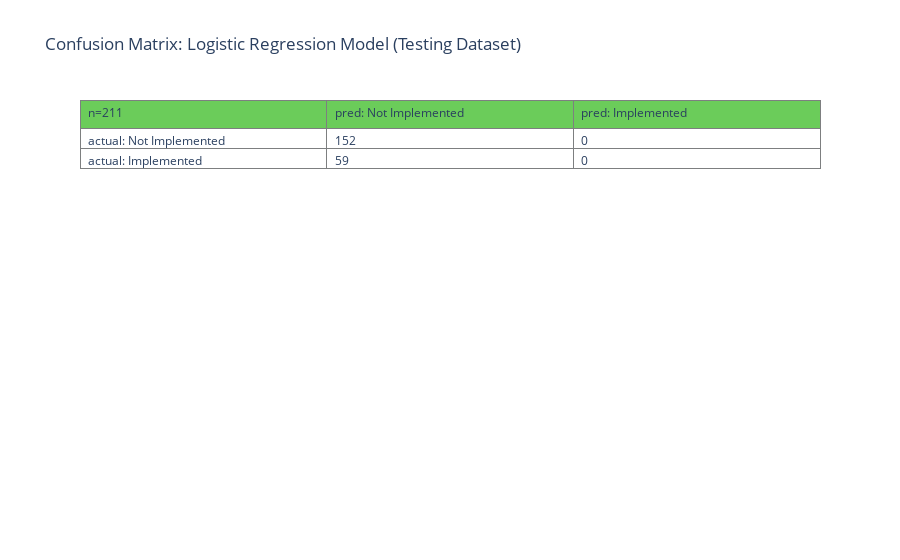

Here is the notebook cell this chart was saved with:
### Code cell
# Display the confusion matrix as a formatted table with Plotly
trace = go.Table(
    header=dict(values=cm.columns,
                line = dict(color='#7D7F80'),
                fill = dict(color=Viridis[55]),
                align = ['left'] * 5),
    cells=dict(values=[cm[f'n={len(y_test)}'], cm['pred: Not Implemented'], cm['pred: Implemented']],
               line = dict(color='#7D7F80'),
               fill = dict(color='white'),
               align = ['left'] * 5))

layout = go.Layout(
    title = f'Confusion Matrix: Logistic Regression Model (Testing Dataset)'
)

data = [trace]
fig = dict(data=data, layout=layout)
iplot(fig)

### Figure 1 — Plotly figure (JSON) as saved in the notebook; plotly's stock layout.template omitted (floating-point values rounded to 4 significant figures)
{"data": [{"cells": {"align": ["left", "left", "left", "left", "left"], "fill": {"color": "white"}, "line": {"color": "#7D7F80"}, "values": [["actual: Not Implemented", "actual: Implemented"], [152, 59], [0, 0]]}, "header": {"align": ["left", "left", "left", "left", "left"], "fill": {"color": "#6bcc5a"}, "line": {"color": "#7D7F80"}, "values": ["n=211", "pred: Not Implemented", "pred: Implemented"]}, "type": "table"}], "layout": {"title": {"text": "Confusion Matrix: Logistic Regression Model (Testing Dataset)"}}}
